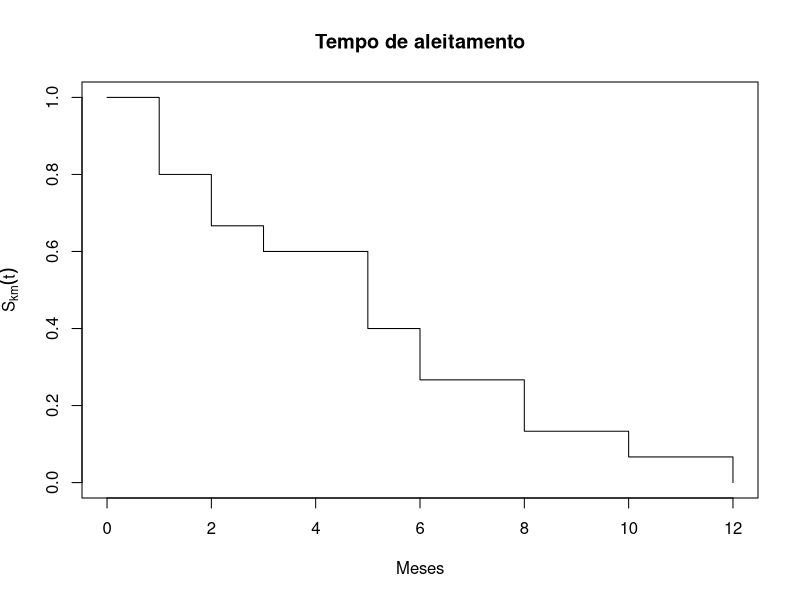
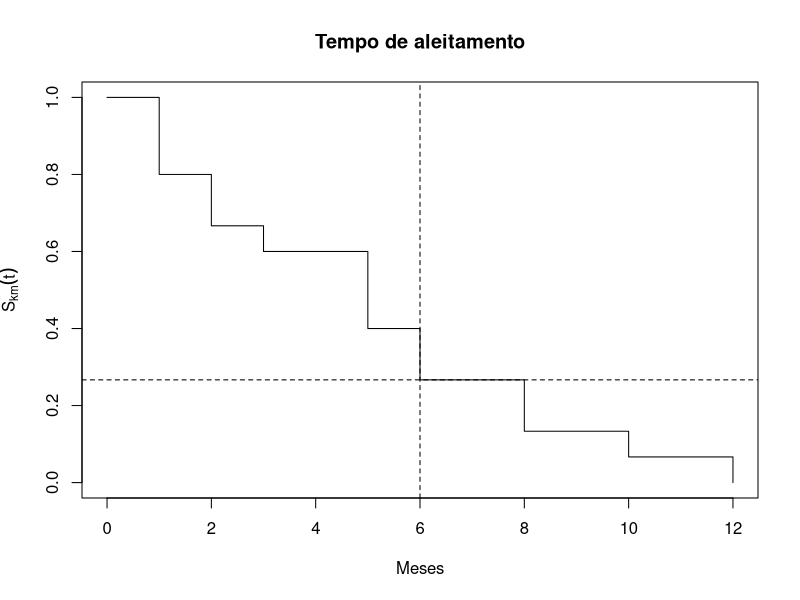
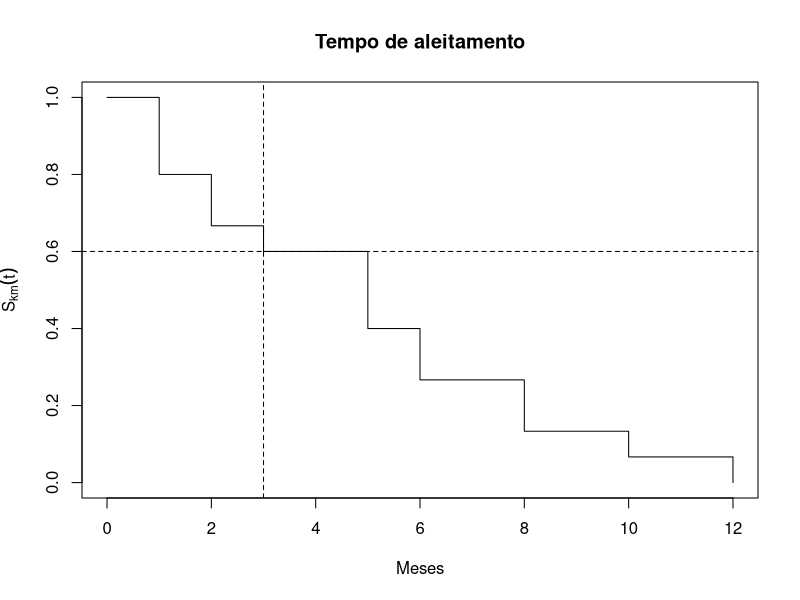
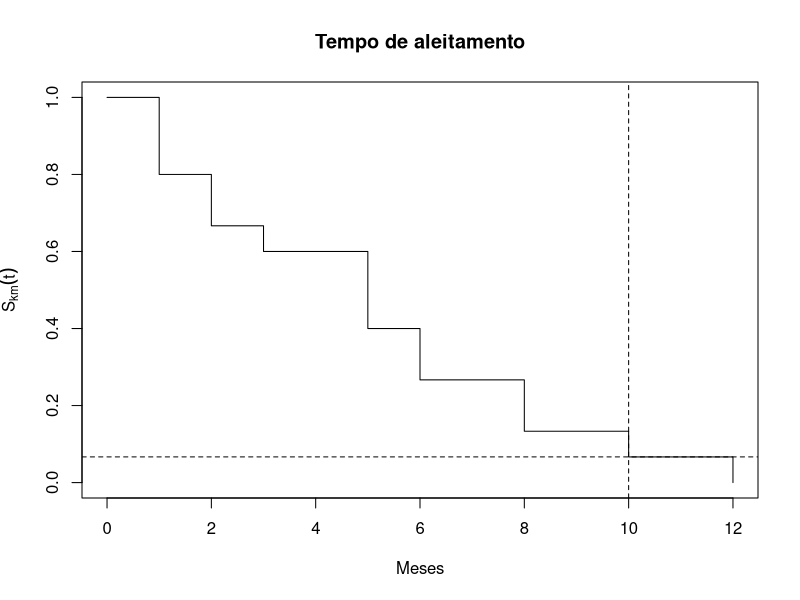
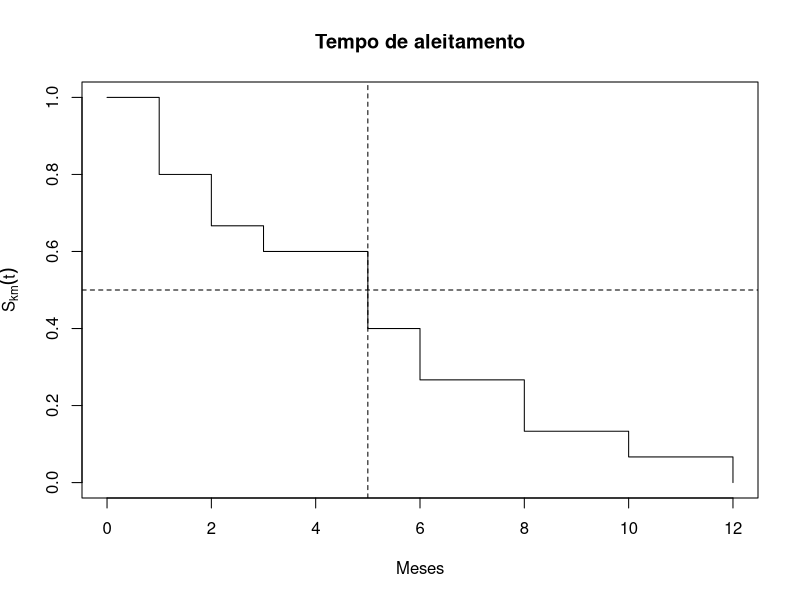
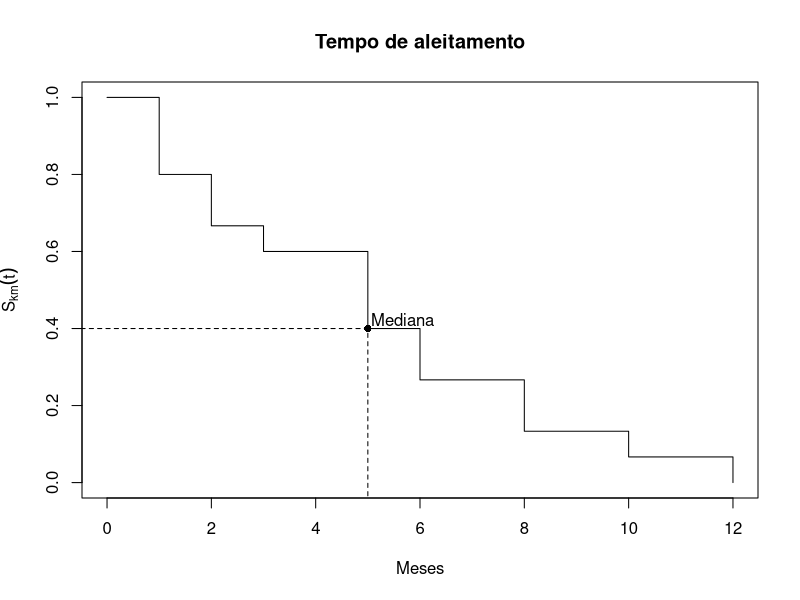
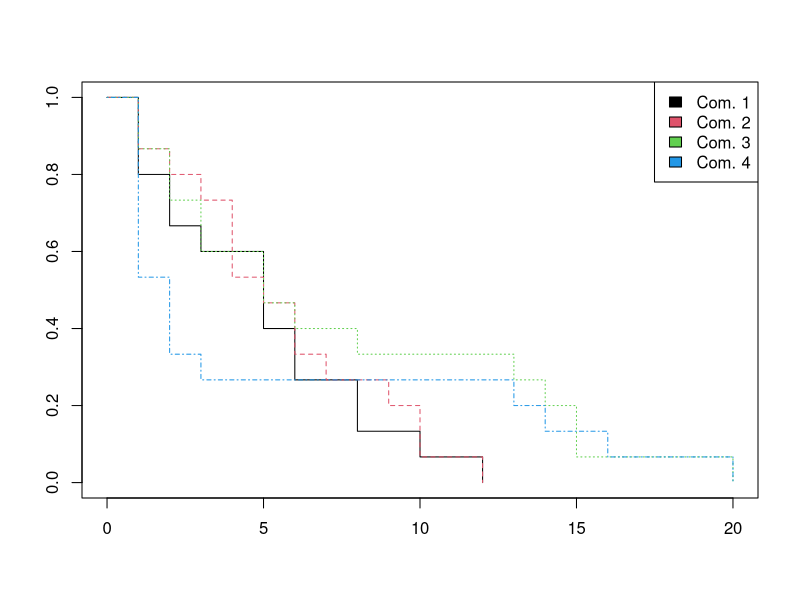
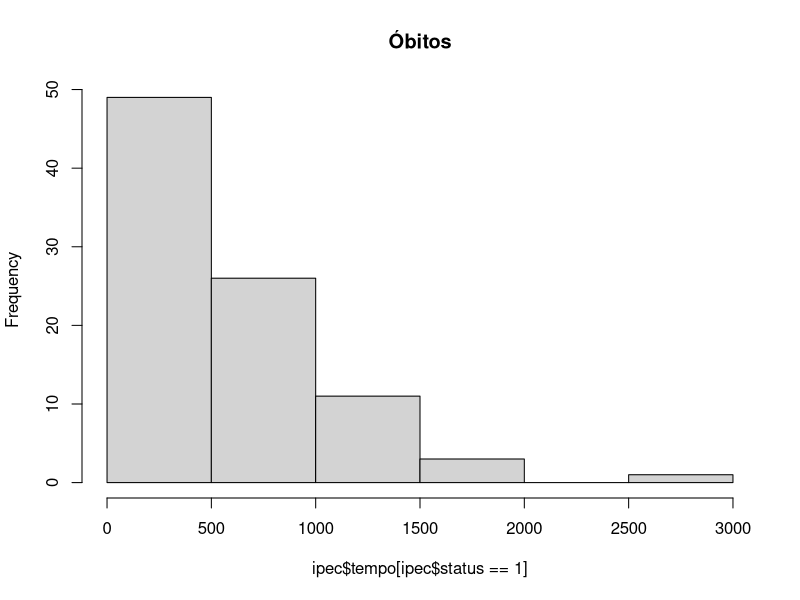

Here is the R script that generated these plots, in order: (Note: this script raises an error after producing the figures.)
## ---- chunk 1
knitr::opts_chunk$set(echo = TRUE)
## ---- chunk 2
library(dplyr)
library(survival)
## ---- chunk 3
x = c(6L, 12L, 10L, 3L, 5L, 1L, 6L, 8L, 1L, 5L, 2L, 2L, 5L, 8L, 1L)

t = sort(unique(x))
inter = lead(cut(c(0,t), breaks = c(0,t)))[1:length(t)]
Nt = as.numeric(table(x))
Rt = rev(cumsum(rev(Nt)))
Skm = cumprod((Rt - Nt)/Rt)
Lambda = -log(Skm)

aleit <- data.frame(t, inter, Nt, Rt, Lambda, Skm)

names <- c("$t$", "Intervalo", "$N(t)$", "$R(t)$",
           "$\\hat{\\Lambda}(t)$", "$\\hat{S}_{km}(t)$")

knitr::kable(aleit, digits = 4, col.names = names)
## ---- chunk 4
y <- Surv(x, rep(1, length(x)))
y_fit <- survfit(y ~ 1)
plot(
  y_fit,
  conf.int = F,
  main = "Tempo de aleitamento",
  xlab = "Meses",
  ylab = expression(hat(S)[km](t))
)
## ---- chunk 5
plot(
  y_fit,
  conf.int = F,
  main = "Tempo de aleitamento",
  xlab = "Meses",
  ylab = expression(hat(S)[km](t))
)
abline(h = 0.2667, v = 6, lty = 2)
## ---- chunk 6
plot(
  y_fit,
  conf.int = F,
  main = "Tempo de aleitamento",
  xlab = "Meses",
  ylab = expression(hat(S)[km](t))
)
abline(h = 0.6, v = 3, lty = 2)
## ---- chunk 7
plot(
  y_fit,
  conf.int = F,
  main = "Tempo de aleitamento",
  xlab = "Meses",
  ylab = expression(hat(S)[km](t))
)
abline(h = 0.0667, v = 10, lty = 2)
## ---- chunk 8
plot(
  y_fit,
  conf.int = F,
  main = "Tempo de aleitamento",
  xlab = "Meses",
  ylab = expression(hat(S)[km](t))
)
abline(h = 0.5, v = 5, lty = 2)
## ---- chunk 9
t = sort(unique(x))
inter = lead(cut(c(0,t), breaks = c(0,t)))[1:length(t)]
Nt = as.numeric(table(x))
Rt = rev(cumsum(rev(Nt)))
Skm = cumprod((Rt - Nt)/Rt)
Lkm = -log(Skm)
Lna = cumsum(Nt/Rt)

aleit_na <- data.frame(t, inter, Nt, Rt, Lkm, Lna)

names <- c("$t$", "Intervalo", "$N(t)$", "$R(t)$",
           "$\\hat{\\Lambda}_{km}(t)$", "$\\hat{\\Lambda}_{na}(t)$")

knitr::kable(aleit_na, digits = 4, col.names = names)
## ---- chunk 10
aleit_fit <- survfit(Surv(x) ~ 1)
summary(aleit_fit)
## ---- chunk 11
plot(
  aleit_fit,
  conf.int = F,
  main = "Tempo de aleitamento",
  xlab = "Meses",
  ylab = expression(hat(S)[km](t))
)

lines(list(x = c(-0.5,   5,    5),
           y = c(0.4, 0.4, -0.5)),
      lty = 2)
points(5, 0.4, pch = 16)

text(5, 0.4, "Mediana", adj = c(-0.05, -0.2))
## ---- chunk 12
al_fit_na <- survfit(coxph(Surv(x) ~ 1))
al_fit_na
summary(al_fit_na)
## ---- chunk 13
leite2 <- data.frame(id = 1:60,
           tempo = c(6L, 12L, 10L, 3L, 5L, 1L, 6L, 8L, 1L, 5L, 2L, 2L,
                     5L, 8L, 1L, 5L, 12L, 10L, 4L, 4L, 3L, 6L, 9L, 2L,
                     6L, 4L, 1L, 7L, 10L, 1L, 13L, 14L, 20L, 3L, 5L, 1L,
                     8L, 15L, 2L, 5L, 3L, 2L, 6L, 15L, 1L, 1L, 16L, 20L,
                     1L, 1L, 1L, 1L, 2L, 2L, 13L, 3L, 1L, 1L, 14L, 2L),
           status = 1,
           grupo = rep(1:4, each = 15))
leite2
## ---- chunk 14
survfit(Surv(tempo, status) ~ grupo, data = leite2)
## ---- chunk 15
plot(survfit(Surv(tempo, status) ~ grupo, data = leite2),
     col = 1:4, lty = 1:4)
legend("topright", c("Com. 1", "Com. 2", "Com. 3", "Com. 4"), fill = 1:4)
## ---- chunk 16
survdiff(Surv(tempo, status) ~ grupo, data = leite2)
survdiff(Surv(tempo, status) ~ grupo, rho = 1, data = leite2)
## ---- chunk 17
# Leitura-limpeza do banco ipec.csv
ipec <- read.csv2("ipec.csv")

ipec$anotrat[ipec$anotrat == 9] <- NA
ipec$obito[ipec$obito == "I"] <- NA

ipec$escola <- factor(
  ipec$escola,
  labels = c("sem", "fundam", "medio", "sup")
)

ipec$risco <- factor(
  ipec$risco,
  labels = c("Homo", "UDI", "Transf", "Cont hetero", "Mut parc", "2 fat")
)

ipec$acompan <- factor(
  ipec$acompan,
  labels = c("Amb", "Int.Post", "Int.Imed")
)

ipec$anotrat <- factor(ipec$anotrat)

ipec$tratam <- factor(
  ipec$tratam,
  labels = c("Nenhum", "Mono", "Combinada", "Potente")
)

ipec$doenca <- factor(
  ipec$doenca,
  labels = c("PCP", "TB pulm", "TB diss", "Toxo", "SK",
             "Outra", "Cand", "Herpes", "Duas", "Def CD4")
  )

ipec$propcp <- factor(
  ipec$propcp,
  labels = c("Sem", "Prim", "Secund", "Ambas"))


## ---- chunk 18
# Idade média dos pacientes
mean(ipec$idade)

# Razão entre homens e mulheres
x <- table(ipec$sexo)
as.numeric(x[2]/x[1])

# Quantos receberam tratamento?
x <- table(ipec$tratam)
sum(x[2:4])

# Nº de óbitos e censuras
x <- table(ipec$status)
paste0(x[1], " foram censurados.")
paste0(x[2], " foram a óbito.")

# Dispersão temporal de óbitos e censuras
hist(ipec$tempo[ipec$status == 1], main = "Óbitos")
hist(ipec$tempo[ipec$status == 0], main = "Censuras")

# Os óbitos concentraram-se principalmente no início do período, enquanto as censuras se distribuíram mais ao longo do período de estudo.

# Tempo de sobrevivência mediano 
km <- survfit(Surv(tempo, status) ~ 1, data = ipec)
km$surv[km$surv <= 0.5][1]
## ---- chunk 19
sexo <- survfit(Surv(tempo, status) ~ sexo, data = ipec)
plot(
  sexo,
  col = 1:2,
  conf.int = T,
  main = "Sobrevivência por sexo",
  xlab = "Dias",
  ylab = expression(S(t))
)
legend("topright", legend = levels(ipec$sexo), fill = 1:2)

plot(
  sexo,
  col = 1:2,
  conf.int = F,
  fun = "cumhaz",
  main = "Risco por sexo",
  xlab = "Dias",
  ylab = expression(S(t))
)
legend("topleft", legend = levels(ipec$sexo), fill = 1:2)

## ---- chunk 20
sx_logr <- survdiff(Surv(tempo, status) ~ sexo, data = ipec)
sx_peto <- survdiff(Surv(tempo, status) ~ sexo, data = ipec, rho = 1)
sx_logr
sx_peto
## ---- chunk 21
quantile(sexo, probs = c(0.1, 0.25, 0.5))
## ---- chunk 22
tratam <- survfit(Surv(tempo, status) ~ tratam, data = ipec)

plot(
  tratam,
  col = 1:4,
  conf.int = F,
  main = "Sobrevivência por tratamento",
  xlab = "Dias",
  ylab = expression(S(t))
)
legend("topright", legend = levels(ipec$tratam), fill = 1:4)

plot(
  tratam,
  col = 1:4,
  conf.int = F,
  fun = "cumhaz",
  main = "Risco por tratamento",
  xlab = "Dias",
  ylab = expression(S(t))
)
legend("topleft", legend = levels(ipec$tratam), fill = 1:4)
## ---- chunk 23
tto_lr <- survdiff(Surv(tempo, status) ~ tratam, data = ipec)
tto_pt <- survdiff(Surv(tempo, status) ~ tratam, data = ipec, rho = 1)
tto_lr
tto_pt
## ---- chunk 24
quantile(tratam, probs = c(0.1, 0.25, 0.5))
## ---- chunk 25
escola <- survfit(Surv(tempo, status) ~ escola, data = ipec)

plot(
  escola,
  col = 1:4,
  conf.int = F,
  main = "Sobrevivência por escolaridade",
  xlab = "Dias",
  ylab = expression(S(t))
)
legend("topright", legend = levels(ipec$escola), fill = 1:4)

plot(
  escola,
  col = 1:4,
  conf.int = F,
  fun = "cumhaz",
  main = "Risco por escolaridade",
  xlab = "Dias",
  ylab = expression(S(t))
)
legend("topleft", legend = levels(ipec$escola), fill = 1:4)
## ---- chunk 26
esc_lr <- survdiff(Surv(tempo, status) ~ escola, data = ipec)
esc_pt <- survdiff(Surv(tempo, status) ~ escola, data = ipec, rho = 1)
esc_lr
esc_pt
## ---- chunk 27
quantile(escola, probs = c(0.1, 0.25, 0.5))
